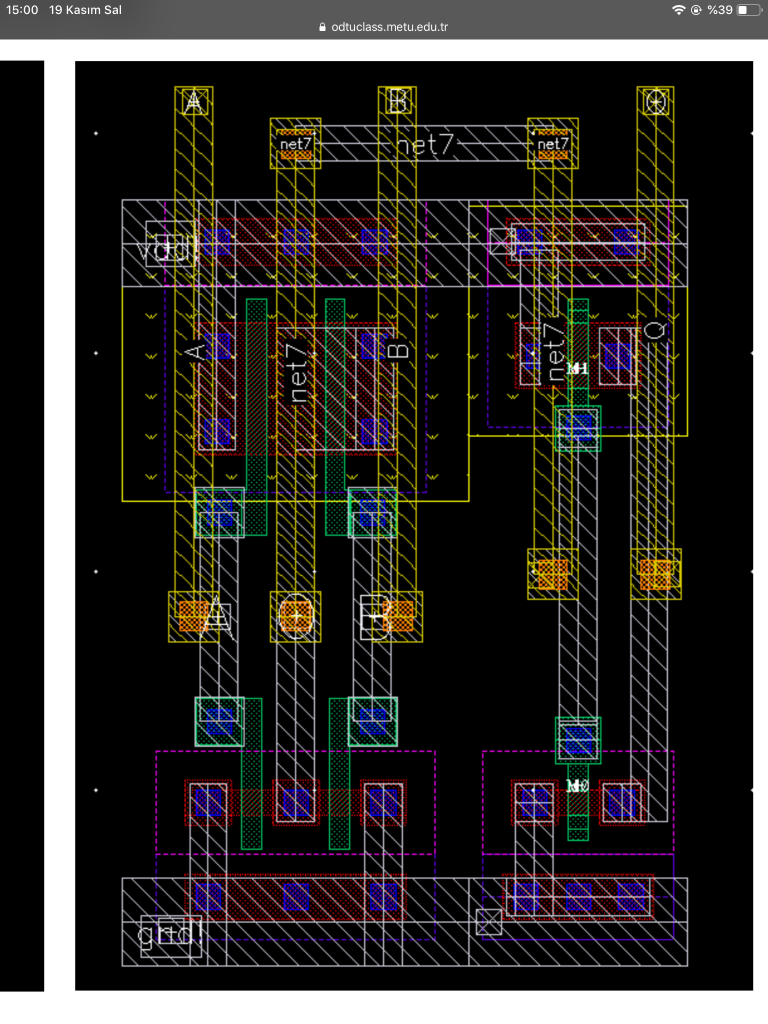
#> input picture Documents/About Simulation/layout.jpg, 1536 x 2048 px (shown at 1/2 size)
$ python example_usage_of_functions.py   (older library calls are emulated)
#> lines starting #> are read from the running program, lines starting #| are printed output that depends on the picture
### Documents/About Simulation/comm_error_creator.py
import numpy
import random

def communication_error_creator_homogeneous(packet_byte_data, error_rate):  # Error is seen in all packets
    # at a ratio given with error rate. I suggested 2 similar methods for this purpose. These methods should be
    # examined with large data size to compare their speed and accuracy to represent the error.
    number_of_bytes = len(packet_byte_data)
    # Method 1 for the homogeneous error distribution
    number_of_wrong_bytes = int(number_of_bytes * error_rate)
    wrong_byte_indexes = random.sample(range(0, number_of_bytes), number_of_wrong_bytes)
    byte_data_mutable = bytearray(packet_byte_data)
    for i in wrong_byte_indexes:
        byte_data_mutable[i] = random.randint(0, 255)
    # [6 lines of commented-out code are left out]
    packet_byte_data = bytes(byte_data_mutable)
    return packet_byte_data


def erroneus_packet_selector(number_of_packets, error_rate):
    erroneus_packet_indexes = random.sample(range(0, number_of_packets),
                                            int(numpy.floor(number_of_packets * error_rate)))
    return erroneus_packet_indexes


# [12 lines left out: function communication_error_creator_concentrated, not called in this run]

### Documents/About Simulation/sensor_read_value.py
import random
import numpy
import matplotlib.pyplot as plt


def sensor_real_distance(intended_distance, sd_type):
    real_distance_values = [3, 5, 7, 10, 15, 20, 30, 50, 100, 150] # cm
    measured_distance_mean = [3.80, 4.87, 6.82, 10.33, 16.60, 20.39, 29.56, 49.08, 97.68, 147.49] # cm
    constant_sd = 0.1 # Constant standard deviation can be arraged here.
    exp_sd = [0.04, 0.05, 0.05, 0.22, 0.12, 0.07, 0.13, 0.11, 0.41, 0.41]
    if sd_type == "constant":
        measured_sd = constant_sd * numpy.ones(len(real_distance_values))
    elif sd_type == "experimental":
        measured_sd = exp_sd
    mean_fit = numpy.polyfit(real_distance_values, measured_distance_mean, 5)
    sd_fit = numpy.polyfit(real_distance_values, measured_sd, 5)
    distance_function = numpy.poly1d(mean_fit)
    sd_function = numpy.poly1d(sd_fit)
    real_distance = random.normalvariate(distance_function(intended_distance), sd_function(intended_distance))
    # [14 lines of commented-out code are left out]
    return real_distance

### Documents/About Simulation/comm_error_rate.py
import random
import numpy
import matplotlib.pyplot as plt


def communication_error_rate(environment, real_distance, sd_type):
    real_distance_values = [0, 5, 6, 7, 8, 9, 10, 11, 12, 13, 14, 15, 20, 30, 45] # cm
    measured_error_rate_mean_light = [0, 1.04, 1.11, 1.22, 1.32, 1.82, 2.17, 2.54, 2.93, 3.32, 3.69, 4.13, 6.13, 8.78,
                                      19.77] # percentage
    measured_error_rate_mean_dark = [0, 1.02, 1.10, 1.22, 1.33, 1.79, 1.63, 2.02, 2.44, 2.88, 3.62, 4.01, 5.11, 6.54,
                                     12.06] # percentage
    constant_sd = 0.01 # Constant standard deviation can be arranged here.
    exp_sd_light = []  # I couldn't find related data yet.
    exp_sd_dark = []  # I couldn't find related data yet.
    if sd_type == "constant":
        measured_sd = constant_sd * numpy.ones(len(real_distance_values))
    elif sd_type == "experimental":
        if environment == "light":
            measured_sd = exp_sd_light
        elif environment == "dark":
            measured_sd = exp_sd_light
    if environment == "light":
        measured_error_rate_mean = measured_error_rate_mean_light
    elif environment == "dark":
        measured_error_rate_mean = measured_error_rate_mean_dark
    mean_fit = numpy.polyfit(real_distance_values, measured_error_rate_mean, 3)
    sd_fit = numpy.polyfit(real_distance_values, measured_sd, 3)
    error_function = numpy.poly1d(mean_fit/100) # normalizing percentage
    sd_function = numpy.poly1d(sd_fit)
    error_rate = random.normalvariate(error_function(real_distance), sd_function(real_distance))
    # [15 lines of commented-out code are left out]
    return error_rate

### Documents/About Simulation/example_usage_of_functions.py
# Import functions
from sensor_read_value import sensor_real_distance
from comm_error_rate import communication_error_rate
from comm_error_creator import communication_error_creator_homogeneous, communication_error_creator_concentrated, \
    erroneus_packet_selector
# Import necessary libraries
from PIL import ImageFile
from PIL import Image
import io
import numpy

ImageFile.LOAD_TRUNCATED_IMAGES = True


# Here, I will create the compressed byte file to illustrate functions.
def compress(original_file, max_size, scale):
#> called with original_file = 'layout.jpg', max_size = 46080, scale = 0.8
    assert (0.0 < scale < 1.0)
    orig_image = Image.open(original_file)
#> orig_image is the input picture: PIL image 1536x2048 RGB; mean R, G, B 50.4, 47.5, 45.3
    cur_size = orig_image.size
#> cur_size = (1536, 2048)
    while True:
        cur_size = (int(cur_size[0] * scale), int(cur_size[1] * scale))
        resized_file = orig_image.resize(cur_size, Image.ANTIALIAS)
        with io.BytesIO() as file_bytes:
            resized_file.save(file_bytes, optimize=True, quality=95, format='jpeg')
            if file_bytes.tell() <= max_size:
                file_bytes.seek(0, 0)
                byte = file_bytes.getvalue()
                break
#> this loop made 8 passes
#> pass 1, in compress, `resized_file = orig_image.resize(cur_size, Image.ANTIALIAS)`:
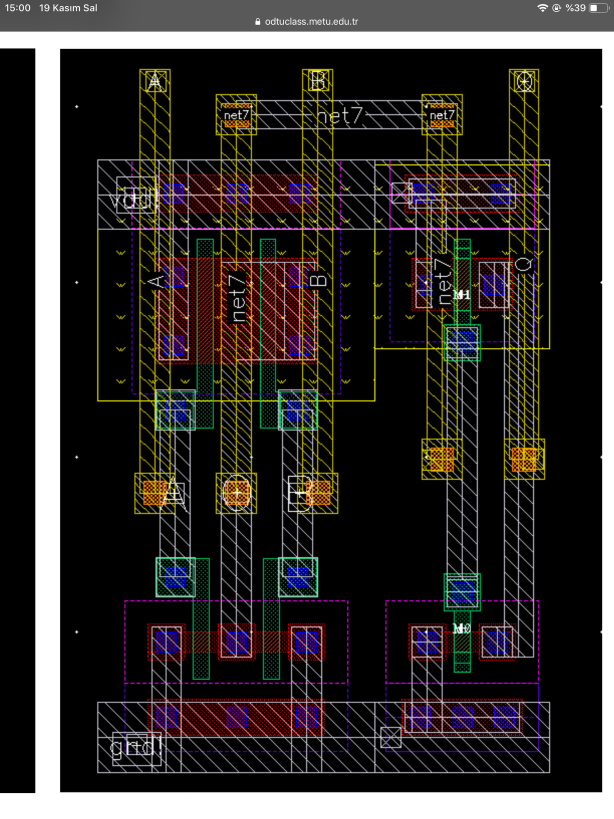
#> resized_file: PIL image 1228x1638 RGB (shown at 1/2 size); mean R, G, B 50.5, 47.5, 45.3
#> pass 2, in compress, `resized_file = orig_image.resize(cur_size, Image.ANTIALIAS)`:
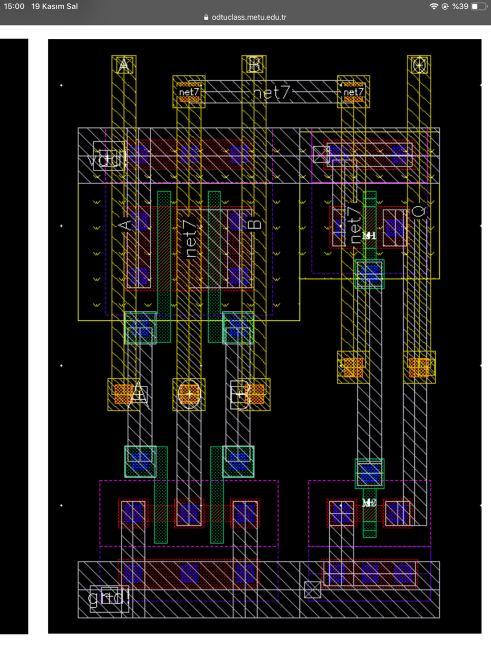
#> resized_file: PIL image 982x1310 RGB (shown at 1/2 size); mean R, G, B 50.6, 47.6, 45.3
#> pass 3, in compress, `resized_file = orig_image.resize(cur_size, Image.ANTIALIAS)`:
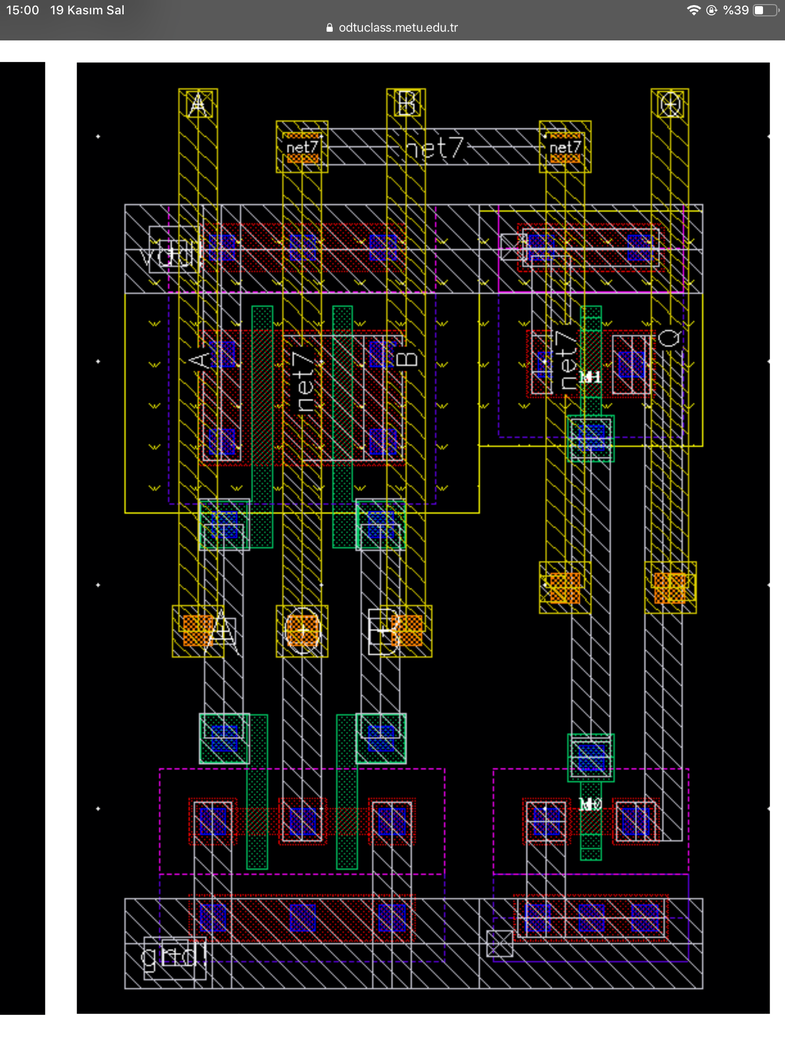
#> resized_file: PIL image 785x1048 RGB; mean R, G, B 50.7, 47.7, 45.4
#> after the loop:
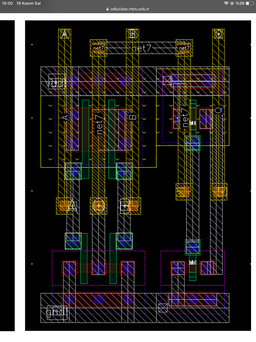
#> resized_file: PIL image 256x342 RGB; mean R, G, B 51.4, 48.5, 46.1
    return byte


all_bytes = compress("layout.jpg", 46080, 0.8)
# Let's start using functions.
intended_stopping_distance = 10  # cm
real_stopping_distance = sensor_real_distance(intended_stopping_distance, "experimental")
communication_error_rate = communication_error_rate("light", real_stopping_distance, "constant")
print("communication error rate (percentage) = "+str(numpy.round(communication_error_rate*100,1)))
all_bytes_1 = communication_error_creator_homogeneous(all_bytes, communication_error_rate)
number_of_packets = 1
current_packet_index = 0  # 1 packet, current packet index is 0, so our concentrated error creator function will
# certainly be activated.
wrong_byte_indexes = erroneus_packet_selector(number_of_packets, communication_error_rate)
#> (the run stopped early here; a loop or call above may not have finished)
